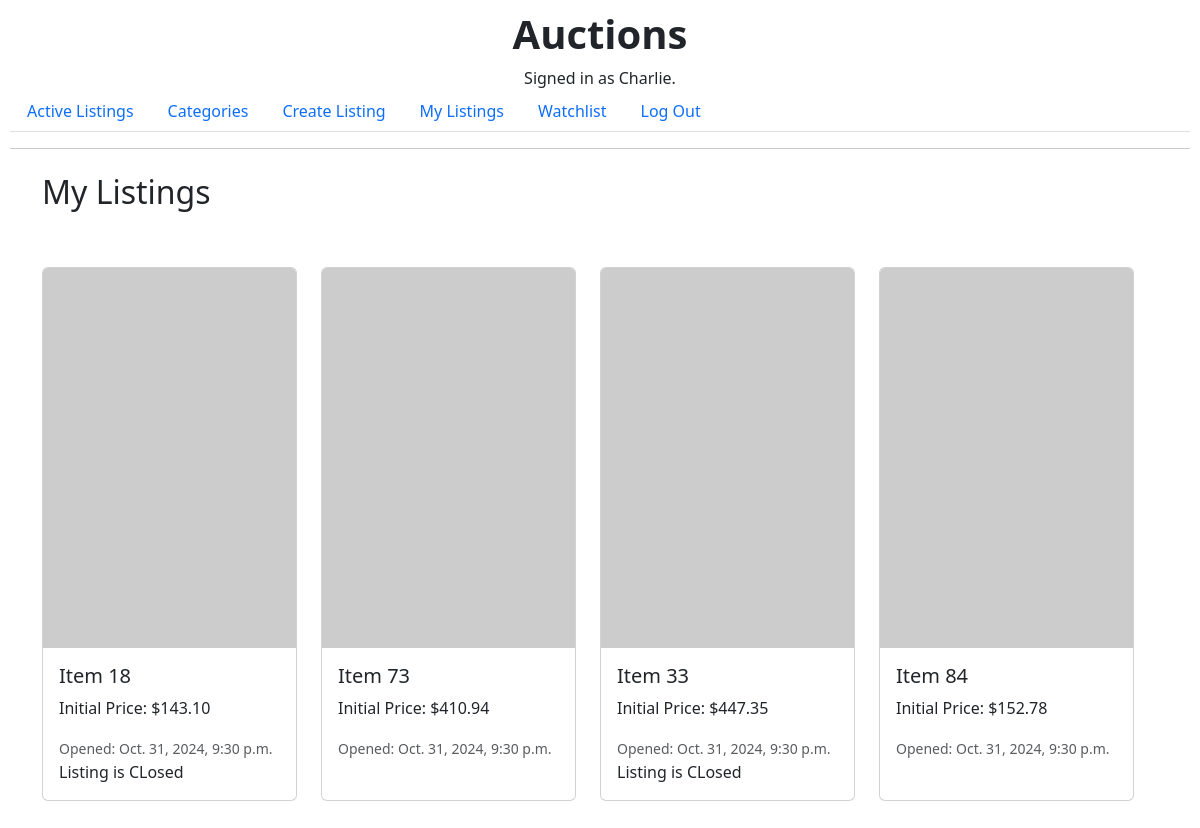
Page /watchlist (signed in) on the committed database.
### auctions/models.py (models this page shows, shortened)
class User(AbstractUser):
    pass

class WatchList(models.Model):
    user = models.ForeignKey(User, on_delete=models.CASCADE, related_name='watched_by')
    listing = models.ForeignKey(Listings, related_name='watchlist', on_delete=models.CASCADE)

class Listings(models.Model):
    class Meta:
        verbose_name = 'Listings'
        verbose_name_plural = 'Listings'
    user = models.ForeignKey(User, on_delete=models.CASCADE, default = get_default_user, related_name="listers")
    title = models.CharField(max_length=150)
    description = models.TextField()
    img_url = models.URLField(null=True, blank=True)
    category = models.CharField(max_length=50, blank=True, null=True)
    initial_bid = models.DecimalField(max_digits=10, decimal_places=2)
    closed = models.BooleanField(default = False)
    timestamp = models.DateTimeField(auto_now_add=True)

### auctions/views.py (the view)
# urls.py: path("watchlist", views.watchlist, name="watchlist"),
@login_required
def watchlist(request):
    watchlist_items = WatchList.objects.filter(user=request.user)
    return render(request, "auctions/watchlist.html", {"watchlist": watchlist_items})

### auctions/templatetags/my_filters.py (called while the page is built)
def currency(dollars):
    if dollars is None:
        return 0.00
    else:
        dollars = round(float(dollars), 2)
        return "%s%s" % (intcomma(int(dollars)), ("%0.2f" % dollars)[-3:])

### auctions/templates/auctions/watchlist.html (shortened to what this page needs)
{% extends "auctions/layout.html" %}
{% load my_filters %}
{% block body %}
<div class="container my-4">
    <div class="row">
            <h2>My Listings</h2>
            <div class="row row-cols-1 row-cols-md-3 row-cols-lg-4 g-4">
                {% if watchlist %}
                    {% for listing in watchlist %}
                    <div class="col">
                        <a href="{% url 'listing_page' listing.listing.id %}" class="text-decoration-none">
                            <div class="card h-100">
                                <img src="{{ listing.listing.img_url }}" class="card-img-top" alt="{{ listing.listing.title }}">
                                <div class="card-body">
                                    <h5 class="card-title">{{ listing.listing.title }}</h5>
                                    <p class="card-text">Initial Price: ${{ listing.listing.initial_bid | currency }}</p>
                                    <p class="card-text"><small class="text-muted">Opened: {{ listing.listing.timestamp }}</small></p>
                                    {% if listing.listing.closed %}
                                        Listing is CLosed
                                    {% endif %}
                                </div>
                            </div>
                        </a>
                    </div>
                    {% endfor %}
                {% else %}
                    <p>You haven't watched lisings</p>
                {% endif %}
            </div>
    </div>
</div>
{% endblock %}

### auctions/templates/auctions/layout.html (shortened to what this page needs)
{% load static %}
{% load my_filters %}
<!DOCTYPE html>
<html lang="en">
    <head>
        <link href="https://cdn.jsdelivr.net/npm/bootstrap@5.3.3/dist/css/bootstrap.min.css" rel="stylesheet">
        <link href="{% static 'auctions/styles.css' %}" rel="stylesheet">
    </head>
    <body>
        <h1 class="text-center fw-bold">Auctions</h1>
        <div class="text-center fw-light">
            {% if user.is_authenticated %}
                Signed in as <strong>{{ user.username }}</strong>.
            {% else %}
                Not signed in.
            {% endif %}
        </div>
        <ul class="nav nav-tabs">
            <li class="nav-item">
                <a class="nav-link" href="{% url 'index' %}">Active Listings</a>
            </li>
            <li class="nav-item">
                <a class="nav-link" href="{% url 'listing_categories' %}"> Categories </a>
            </li>
            <li class="nav-item">
                <a class="nav-link" href="{% url 'listing' %}"> Create Listing </a>
            </li>
            <li class="nav-item">
                <a class="nav-link" href="{% url 'my_listing' %}"> My Listings </a>
            </li>
            <li class="nav-item">
                <a class="nav-link" href="{% url 'watchlist' %}"> Watchlist </a>
            </li>
            {% if user.is_authenticated %}
                <li class="nav-item">
                    <a class="nav-link" href="{% url 'logout' %}">Log Out</a>
                </li>
            {% endif %}
        </ul>
        <hr>
        {% block body %}
        {% endblock %}
    </body>
</html>

### auctions/static/auctions/styles.css (style rules this page uses)
body { padding: 10px; }

### rows in the picture
User: username "Charlie"
WatchList: listing "Item 18", listing.initial_bid "143.10", listing.timestamp "Oct. 31, 2024, 9:30 p.m.", shows "Listing is CLosed"
WatchList: listing "Item 73", listing.initial_bid "410.94", listing.timestamp "Oct. 31, 2024, 9:30 p.m."
WatchList: listing "Item 33", listing.initial_bid "447.35", listing.timestamp "Oct. 31, 2024, 9:30 p.m.", shows "Listing is CLosed"
WatchList: listing "Item 84", listing.initial_bid "152.78", listing.timestamp "Oct. 31, 2024, 9:30 p.m."
